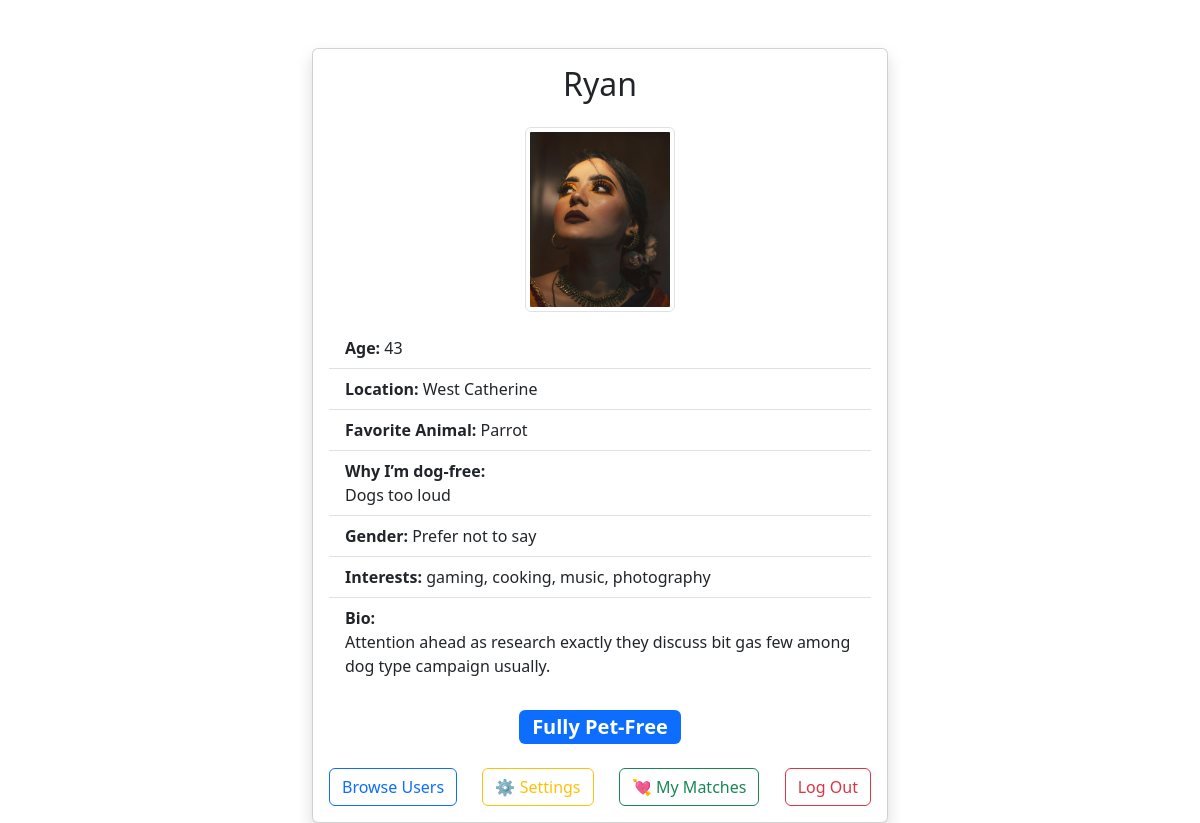
Screenshot of /profile (signed in) with the database file from the repository.
### tables this page shows
CREATE TABLE users (
        id INTEGER PRIMARY KEY AUTOINCREMENT,
        username TEXT UNIQUE NOT NULL,
        password TEXT NOT NULL,
        display_name TEXT,
        age INTEGER,
        location TEXT,
        favorite_animal TEXT,
        dog_free_reason TEXT,
        profile_pic TEXT,
        bio TEXT,
        gender TEXT,
        interests TEXT,
        main_tag TEXT,
        tags TEXT,
        latitude REAL,
        longitude REAL
    , gallery_image_1 TEXT, gallery_image_2 TEXT, gallery_image_3 TEXT, gallery_image_4 TEXT, gallery_image_5 TEXT);

### app.py (the view)
@app.route("/profile")
def profile():
    if "username" in session:
        username = session["username"]
        conn = sqlite3.connect("users.db")
        c = conn.cursor()
        c.execute("""
            SELECT display_name, age, location, favorite_animal,
                   dog_free_reason, profile_pic, bio, gender,
                   interests, main_tag, tags,
                   gallery_image_1, gallery_image_2, gallery_image_3,
                   gallery_image_4, gallery_image_5
            FROM users WHERE username = ?
        """, (username,))
        result = c.fetchone()
        c.execute("""
            SELECT COUNT(*) FROM messages
            WHERE recipient = ? AND is_read = 0
        """, (username,))
        unread_count = c.fetchone()[0]
        conn.close()
        (display_name, age, location, favorite_animal, dog_free_reason,
         profile_pic, bio, gender, interests, main_tag, tags_string,
         g1, g2, g3, g4, g5) = result or (None,) * 16
        gallery_images = [g for g in [g1, g2, g3, g4, g5] if g]
        tags = tags_string.split(",") if tags_string else []
        return render_template("profile.html",
                               username=username,
                               display_name=display_name,
                               age=age,
                               location=location,
                               favorite_animal=favorite_animal,
                               dog_free_reason=dog_free_reason,
                               profile_pic=profile_pic,
                               bio=bio,
                               gender=gender,
                               interests=interests,
                               main_tag=main_tag,
                               tags=tags,
                               unread_count=unread_count,
                               gallery_images=gallery_images)
    else:
        return redirect(url_for("login"))

### templates/profile.html (shortened to what this page needs)
<!DOCTYPE html>
<html lang="en">
<head>
    <link href="https://cdn.jsdelivr.net/npm/bootstrap@5.3.3/dist/css/bootstrap.min.css" rel="stylesheet">
</head>
<body>
    <div class="container mt-5" style="max-width: 600px;">
        <div class="card shadow">
            <div class="card-body">
                <h2 class="card-title text-center mb-4">{{ display_name or username }}</h2>
                <div class="text-center mb-3">
                    <img src="{{ url_for('static', filename=profile_pic or 'profilepics/default_profile_pic.png') }}"
                         alt="Profile Picture" class="img-thumbnail" style="max-width: 150px;">
                </div>
                <ul class="list-group list-group-flush">
                    <li class="list-group-item"><strong>Age:</strong> {{ age or "Not provided" }}</li>
                    <li class="list-group-item"><strong>Location:</strong> {{ location or "Not provided" }}</li>
                    <li class="list-group-item"><strong>Favorite Animal:</strong> {{ favorite_animal or "Not provided" }}</li>
                    <li class="list-group-item"><strong>Why I’m dog-free:</strong><br>{{ dog_free_reason or "Not specified." }}</li>
                    <li class="list-group-item"><strong>Gender:</strong> {{ gender or "Not specified" }}</li>
                    <li class="list-group-item"><strong>Interests:</strong> {{ interests or "Not shared" }}</li>
                    <li class="list-group-item"><strong>Bio:</strong><br>{{ bio or "No bio yet." }}</li>
                </ul>
                {% if main_tag %}
                    <div class="text-center mt-4">
                        <span class="badge bg-primary fs-5">{{ main_tag }}</span>
                    </div>
                {% endif %}
                <div class="d-flex justify-content-between mt-4 flex-wrap gap-2">
                    <a href="{{ url_for('browse') }}" class="btn btn-outline-primary">Browse Users</a>
                    <a href="{{ url_for('settings') }}" class="btn btn-outline-warning">⚙️ Settings</a>
                    <a href="{{ url_for('matches') }}" class="btn btn-outline-success">💘 My Matches</a>
                    <a href="{{ url_for('logout') }}" class="btn btn-outline-danger">Log Out</a>
                </div>
            </div>
        </div>
    </div>
</body>
</html>

### rows the page displays
users: display_name "Ryan", profile_pic (picture), location "West Catherine", favorite_animal "Parrot", dog_free_reason "Dogs too loud", gender "Prefer not to say", interests "gaming, cooking, music, photography", bio "Attention ahead as research exactly they discuss bit gas few among dog type campaign usually.", main_tag "Fully Pet-Free"

### other values shown
{{ age or "Not provided" }} "43"
